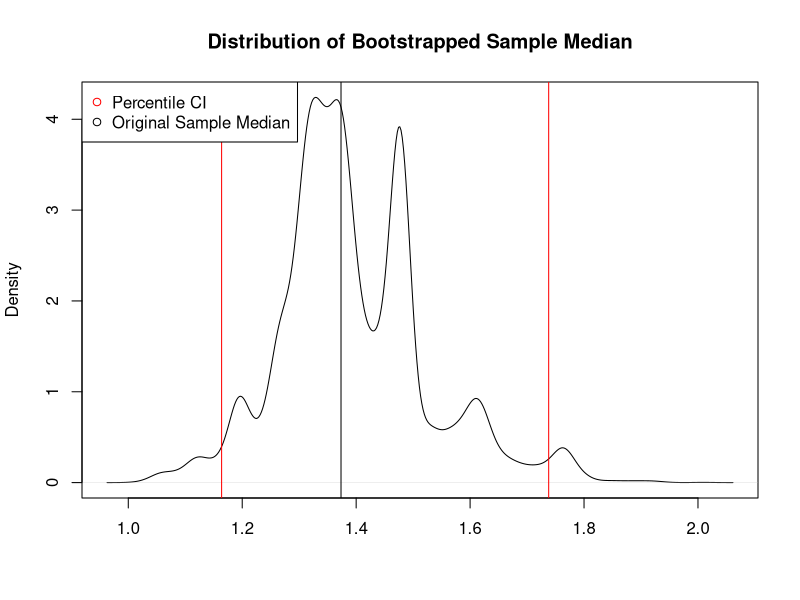

R code for this plot:
## ---- chunk 1
set.seed(1293)
pop <- rgamma(10000, shape=1, scale=2)
samplesize=200
samp <- sample(pop, size=samplesize, replace=T)
## ---- chunk 2
boot = 10000
## ---- chunk 3
boot.median <- rep(NA,boot)
## ---- chunk 4
for (i in 1:boot){
  boot.i <- sample(samp, samplesize, replace=T)
  boot.median[i] <- median(boot.i)
}
## ---- chunk 5
var(boot.median)

ci <- quantile(boot.median,probs=c(.025,.975))
ci
## ---- chunk 6
plot(density(boot.median), main="Distribution of Bootstrapped Sample Median", xlab=NA)
abline(v=median(samp))
abline(v=ci[1], col="red")
abline(v=ci[2], col="red")

legend("topleft", c("Percentile CI", "Original Sample Median") ,col=c("red",  "black"), pch=1)

